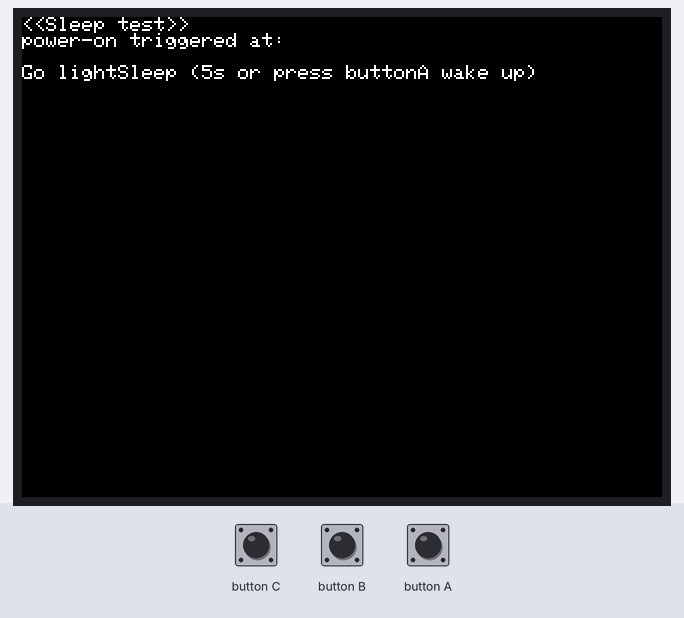
Simulated run of this sketch. Board: ESP32. Shown: 320×240 colour display. At 12.7 s the program puts the board to deep sleep or switches it off; the recording ends there.

Above: at 0.2 s.
At 7.7 s:
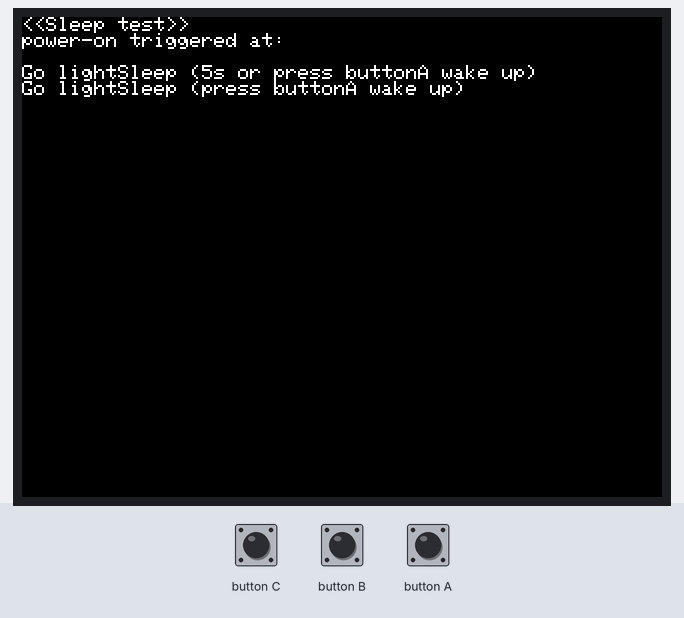
At 10.2 s:
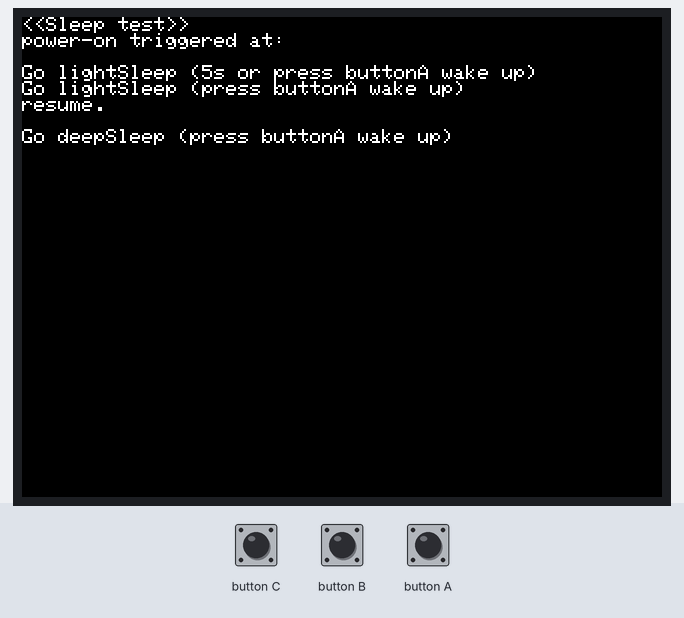

The sketch:

sleep.ino
```cpp
#include <M5Stack.h>

void setup() {
  M5.begin();
  M5.Power.begin();

  M5.Lcd.setBrightness(200);

  M5.Power.setWakeupButton(BUTTON_A_PIN);
  if(!M5.Power.canControl()) {
    M5.Lcd.printf("IP5306 is not i2c version\n");
  }
}

void loop() {
  M5.update();
  bool c=M5.Power.isResetbyPowerSW();
  bool d=M5.Power.isResetbyDeepsleep();

  M5.Lcd.printf("<<Sleep test>>\n");
  M5.Lcd.printf("power-on triggered at:%s%s\n\n",c?"POWER-SW":"",d?"DeepSleep-end":"");

  M5.Lcd.printf("Go lightSleep (5s or press buttonA wake up)\n");
  delay(2500);
  // Calling this function will disable the power button
  // To restore power btn please call M5.Power.setPowerBoostKeepOn(false)
  M5.Power.lightSleep(SLEEP_SEC(5));

  M5.Lcd.printf("Go lightSleep (press buttonA wake up)\n");
  delay(2500);
  // Calling this function will disable the power button
  // To restore power btn please call M5.Power.setPowerBoostKeepOn(false)
  M5.Power.lightSleep(0);

  M5.Lcd.printf("resume.\n\nGo deepSleep (press buttonA wake up) ");
  delay(2500);
  // Calling this function will disable the power button
  // To restore power btn please call M5.Power.setPowerBoostKeepOn(false)
  M5.Power.deepSleep(0);

}
```

Measured:
- what the display in image 0 shows lasts 7.5 s, from 0.2 s to 7.7 s
- what the display in image 1 shows lasts 2.5 s, from 7.7 s to 10.2 s
